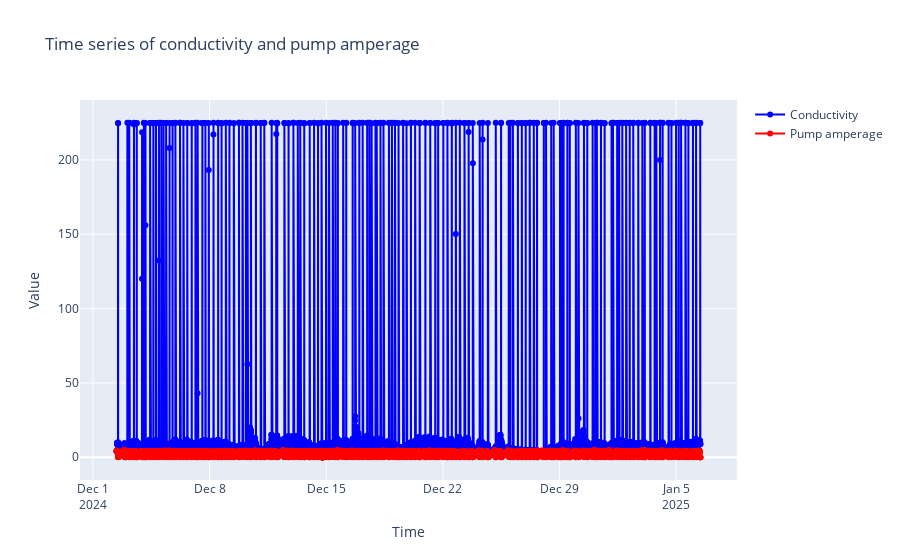

Notebook cell for this chart:
### Markdown cell above
# Analysis and results

### Code cell
# To facilitate the analysis we graph the trends
fig = go.Figure()

fig.add_trace(go.Scatter(
    x=df['Timestamp'], 
    y=df['Conductivity'], 
    mode='lines+markers', 
    name='Conductivity',
    line=dict(color='blue')))

fig.add_trace(go.Scatter(
    x=df['Timestamp'], 
    y=df['Pump amperage'], 
    mode='lines+markers', 
    name='Pump amperage',
    line=dict(color='red')))

# Graph configuration
fig.update_layout(
    title='Time series of conductivity and pump amperage',
    xaxis_title='Time',
    yaxis_title='Value',
    template='plotly',
    hovermode='x unified')
# Show the graph
fig.show()
fig.write_html("graph_interactive.html")

### Figure 1 — Plotly figure (JSON) as saved in the notebook; plotly's stock layout.template omitted (floating-point values rounded to 4 significant figures; data arrays with more than 128 entries replaced by an {"elided": "..."} marker saying what was removed)
{"data": [{"line": {"color": "blue"}, "mode": "lines+markers", "name": "Conductivity", "type": "scatter", "x": {"elided": "10092 str values"}, "y": {"elided": "10092 float values"}}, {"line": {"color": "red"}, "mode": "lines+markers", "name": "Pump amperage", "type": "scatter", "x": {"elided": "10092 str values"}, "y": {"elided": "10092 mixed values"}}], "layout": {"hovermode": "x unified", "title": {"text": "Time series of conductivity and pump amperage"}, "xaxis": {"title": {"text": "Time"}}, "yaxis": {"title": {"text": "Value"}}}}
